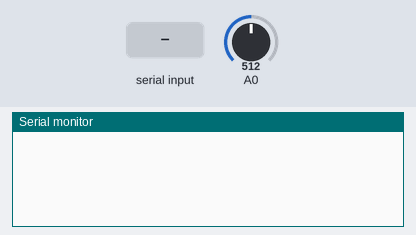
Recording of a sketch running on a simulated Arduino Zero (SAMD21). Parts: the last lines printed to the serial monitor. Inputs (shaded band) come from the test bench; at power-on: A0 = 512 (analog values on the 0–1023 scale).

Above: at 1.2 s.
1.3 s: "r" received over Serial
At 1.8 s:
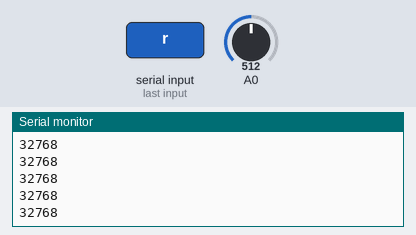
3.2 s: A0 set to 716
At 3.9 s:
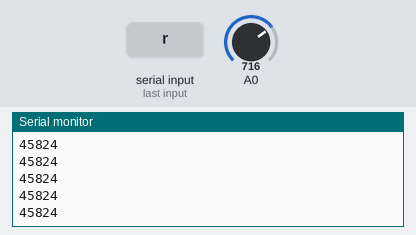
4.7 s: A0 set to 900
At 5.2 s:
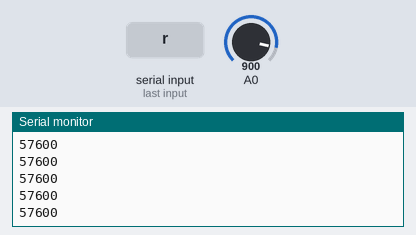
Timing chart, 0 to 7.7 s (numbered marks = the images above; inputs shaded):
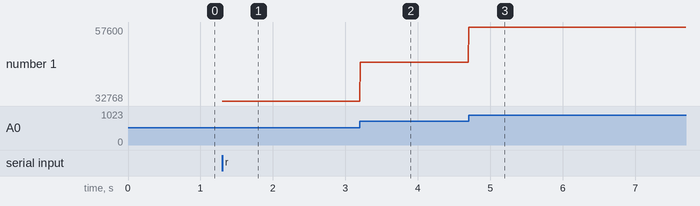

Measured:
- after the input at 1.3 s, the serial monitor: prints a new line at once (image 1)
- after the input at 3.2 s, the serial monitor: prints a new line at once (image 2)
- after the input at 4.7 s, the serial monitor: prints a new line at once (image 3)
- plotted number 1: 32768 → 45824 after the input at 3.2 s, 45824 → 57600 after the input at 4.7 s

The sketch:

ain_test.ino
```cpp
void setup()
{
    Serial.begin(115200);
    analogReadResolution(16);
    analogReadAveraging(32);
    analogReference(INTERNAL);
}


void loop()
{
    static bool running = false;
    if (Serial.available() > 0)
    {
        char cmd = Serial.read();
        switch (cmd)
        {
            case 'r':
                running = true;
                break;

            case 's':
                running = false;
                break;

            default:
                break;

        }
    }
    if (running)
    {
        uint16_t value = analogRead(A0);
        Serial.println(value);
    }
    delay(5);
}
```
